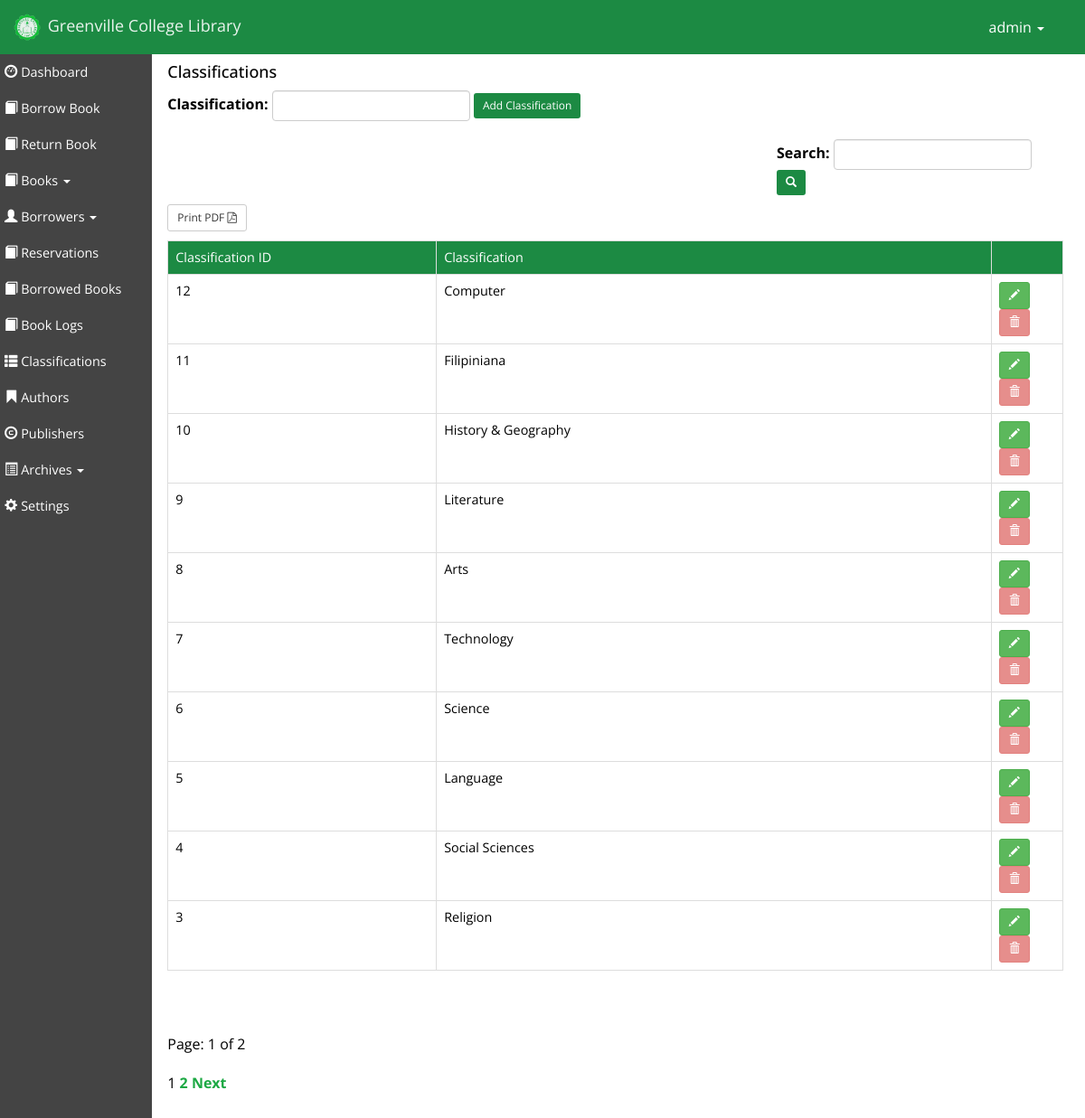
The page /?page=classifications (signed in) on the database its author committed.
### tables this page shows
CREATE TABLE `classification` (
  `classificationID` int(11) NOT NULL,
  `classification` varchar(200) DEFAULT NULL,
  `status` tinyint(1) NOT NULL DEFAULT '1'
);

### manageclassifications.php (the view, shortened to what this page needs)
<div class="admincontainer">
	<div class="classificationform">
		<h4>Classifications</h4>
		<form id="cform" class="form-inline">
			<div class="form-group">
				<label for="classification">Classification: </label>
				<input type="text" name="classification" id="classification" class="form-control">
			</div>
			<button id="addclassification" class="btn btn-success btn-sm">Add Classification</button>
		</form>
	</div>
	<div class="classificationsearch">
		<form method="GET" class="form-inline" id="csearchform">
			<div class="form-group">
				<label>Search: </label>
				<input type="text" name="csearch" id="csearchbox" class="form-control">
			</div>
			<button id="searchclassification" class="btn btn-success btn-sm">
				<span class="glyphicon glyphicon-search"></span>
			</button>
		</form>
	</div>
	<?php
	require "dbconnect.php";
		$classificationperpages = 10;
		$totalclassificationSQL = "SELECT * FROM classification WHERE status=1 ORDER BY classificationID DESC";
		$totalclassificationQuery = mysqli_query($dbconnect, $totalclassificationSQL);
		$rows = mysqli_num_rows($totalclassificationQuery);
		$numberofpages = ceil($rows/$classificationperpages);
		if(!isset($_GET['cpage'])) {
			$page = 1;
		}
		$firstresult = ($page - 1) * $classificationperpages;
		$classificationSQL = "SELECT * FROM classification WHERE status=1 ORDER BY classificationID DESC LIMIT $firstresult, $classificationperpages";
		$classificationQuery = mysqli_query($dbconnect, $classificationSQL);
		$classification = mysqli_fetch_assoc($classificationQuery);
	?>
	<div class="reportpdf">
		<form id="printpdf" target="_blank" action="pdfclassifications.php" method="POST">
			<button class="btn btn-default btn-sm">Print PDF <i class="fa fa-file-pdf-o"></i></button>
		</form>
	</div>
	<div class="classifications">
		<table class="table table-hover table-bordered" id="ctable">
			<tr>
				<th width="30%">Classification ID</th>
				<th width="62%">Classification</th>
				<th width="8%"> </th>
			</tr>
		<?php
		do {
		?>
			<tr>
				<td><?php echo $classificationID = $classification['classificationID'];?></td>
				<td><?php echo $classification['classification'];?></td>
				<td>
					<a href="?page=editclassification&classificationID=<?php echo $classification['classificationID'];?>"  class="btn btn-success btn-sm" title="Edit classification.">
						<span class="glyphicon glyphicon-pencil"></span>
					</a>
				<?php
					$checkclassificationSQL = "SELECT COUNT(*) AS existing FROM book WHERE classificationID='$classificationID'";
					$checkclassificationQuery = mysqli_query($dbconnect, $checkclassificationSQL);
					$checkclassification = mysqli_fetch_assoc($checkclassificationQuery);
					if($checkclassification['existing']==0) {
				?>
						<button class="btn btn-danger btn-sm deletebutton" data-id="<?php echo $classification['classificationID'];?>" title="Delete classification." data-toggle="modal" data-target="#confirmdeleteclassification">
							<span class="glyphicon glyphicon-trash"></span>
						</button>
				<?php
					} else if($checkclassification['existing']>=1) {
				?>
					<button class="btn btn-danger btn-sm deletebutton" title="This classification cannot be deleted due to foreign key constraint." disabled>
							<span class="glyphicon glyphicon-trash"></span>
					</button>
				<?php
					}
				?>
				</td>
			</tr>
		<?php
		} while($classification = mysqli_fetch_assoc($classificationQuery));
		?>
		</table>
	</div>
	<p>Page: <?php echo $page;?> of <?php echo $numberofpages;?></p>
	<?php
		$pagination = '';
		if($numberofpages > 1) {
			$pagination .= ''.$page.'&nbsp;';
			for($i = $page + 1; $i <= $numberofpages; $i++) {
				$pagination .= '<a href="?page=classifications&cpage='.$i.'">'.$i.'</a>&nbsp;';
			}
			if($page != $numberofpages) {
				$next = $page + 1;
				$pagination .= '<a href="?page=classifications&cpage='.$next.'">Next</a>&nbsp;';
			}
	?>
			<div class="pagination"><?php echo $pagination;?></div>
	<?php
		}
	?>
</div>

### greenville.css (style rules this page uses)
.pagination { text-align:center; }
.pagination a { color:#1CA843; font-weight:bold; }
.glyphicon { position:relative; z-index:1; }
select, input { font-size:1em; font-family:'Ubuntu', sans-serif; }
#printpdf { margin:10px 0px; }
html { font-size:100%; height:100%; }
body { margin:0; padding:0; font-size:1em; color:black; font-family:'Open Sans', sans-serif; height:100%; position:relative; }
.admincontainer { margin-left:14%; margin-top:10px; }
.classifications { padding-bottom:50px; }
.classifications td, .classifications th { font-size:0.9em; font-family:'Open Sans', sans-serif; text-align:left; }
.classifications table tr td { color:black; }
.classifications table tr th { background-color:#1C8A43; color:white; font-weight:normal; }
.classificationform { margin-bottom:20px; }
.classificationsearch, .authorsearch, .publishersearch { margin-left:68%; margin-bottom:10px; margin-top:20px; }

### rows shown on the page
classification: classificationID "12", classification "Computer"
classification: classificationID "11", classification "Filipiniana"
classification: classificationID "10", classification "History & Geography"
classification: classificationID "9", classification "Literature"
classification: classificationID "8", classification "Arts"
classification: classificationID "7", classification "Technology"
classification: classificationID "6", classification "Science"
classification: classificationID "5", classification "Language"
classification: classificationID "4", classification "Social Sciences"
classification: classificationID "3", classification "Religion"

### other values the page prints
$_SESSION['librarian'] "admin"
$page "1"
$numberofpages "2"
$pagination "1"
